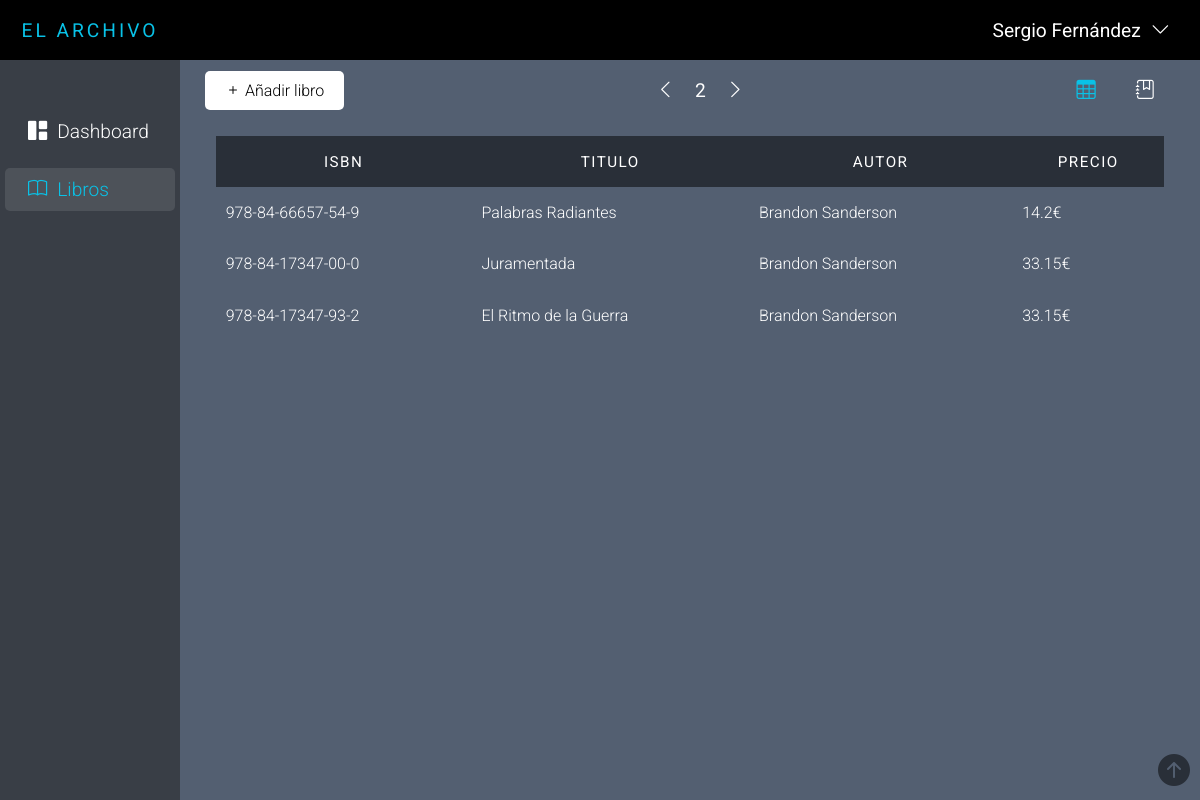
Page /views/booksTable.php?page=2 (signed in) on the earlier database version.
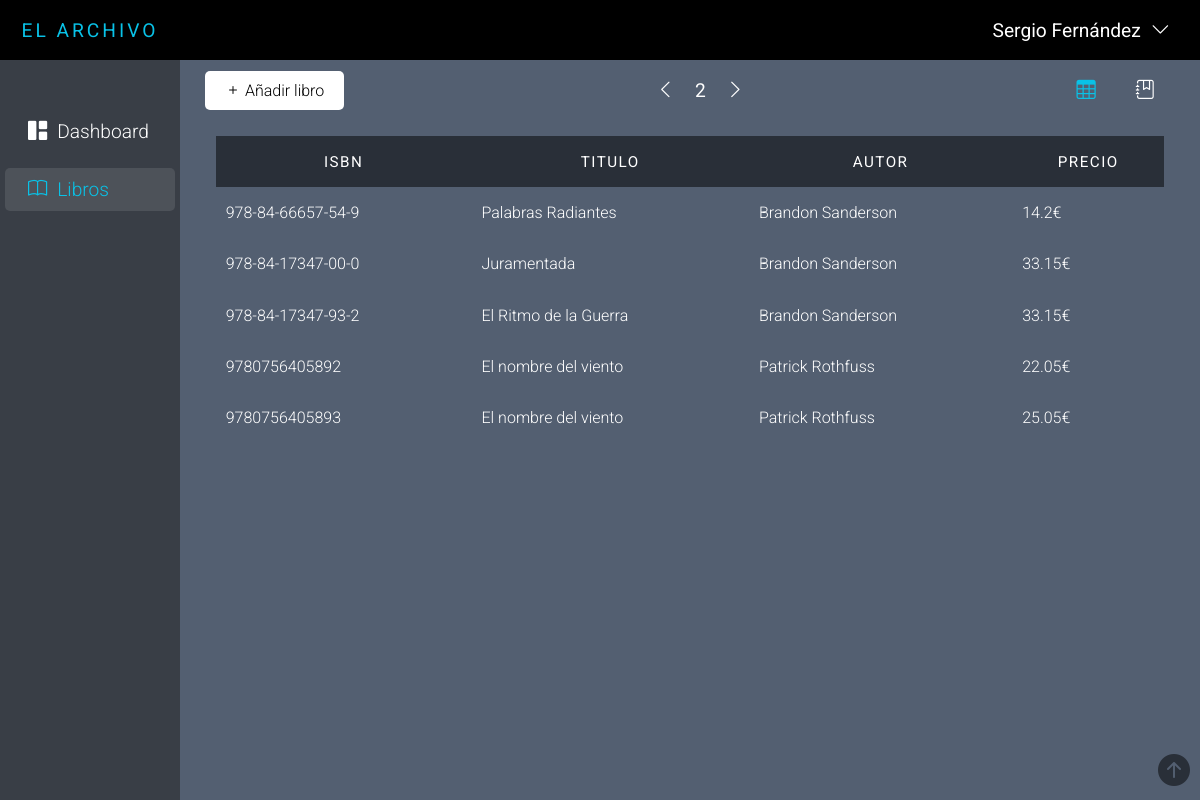
Same page on the later database version.
### tables this page shows
CREATE TABLE `libros` (
  `codigo` int(11) NOT NULL,
  `isbn` varchar(17) DEFAULT NULL,
  `titulo` varchar(108) DEFAULT NULL,
  `autor` varchar(49) DEFAULT NULL,
  `editorial` varchar(78) DEFAULT NULL,
  `precio` int(11) DEFAULT NULL,
  `portada` varchar(100) NOT NULL
);

### includes/user_session.php (called while the page is built, shortened)
<?php
class UserSession{
    public function getCurrentUser(){
        return $_SESSION['user'];
    }
}
?>

### includes/conexion.php (called while the page is built)
<?php
    class Conexion{
        private $host;
        private $bbdd;
        private $user;
        private $pass;
        public function __construct(){
            $this -> host = "localhost";
            $this -> bbdd = "libreria";
            $this -> user = "root";
            $this -> pass = "rootpass123";
        }
        function conectar(){
            try{
                $conexion = new PDO('mysql:host='.$this->host.';dbname='.$this->bbdd,$this->user,$this->pass);
                $conexion->exec("SET CHARACTER SET utf8");
                return $conexion;
            }catch(Exception $e){
                echo "No se ha podido conectar con la base de datos" . $e->getMessage();
            }
        }
    }
?>

### views/booksTable.php (the view, shortened to what this page needs)
<?php
include '../includes/user_session.php';
$userSession = new UserSession();
if (!isset($_GET['page'])) {
    header('location: booksTable.php?page=1');
} else {
    $page = $_GET['page'];
}
include_once "../includes/conexion.php";
$conexion = new Conexion();
$maxRows = $conexion->conectar()->prepare("SELECT COUNT(*) FROM libros");
$maxRows->execute();
$maxRows = $maxRows->fetch(PDO::FETCH_NUM);
$maxRows = $maxRows[0];
$limitInit = ($page - 1) * 15;
$consulta = $conexion->conectar()->prepare("SELECT * FROM libros LIMIT $limitInit,15");
$consulta->execute();
?>
<!DOCTYPE html>
<html lang="en">
<head>
    <link rel="stylesheet" href="../styles/general_style.css">
    <link rel="stylesheet" href="../styles/books_table_style.css">
    <link rel="stylesheet" href="../styles/books_actions.css">
    <link rel="stylesheet" href="../styles/form_new_book.css">
    <link rel="stylesheet" href="../icons/bootstrap-icons.css">
</head>
<body>
    <header id="header">
        <div class="section_title_container">
            <h1>El archivo</h1>
        </div>
        <div class="user_container">
            <div class="user_name_container" id="dropdown_button">
                <?php
                if (isset($_SESSION['user'])) {
                    echo "<span>" . $userSession->getCurrentUser() . "<i class='bi bi-chevron-down'></i></span>";
                } else {
                    echo "<span onclick='window.location.href = \"views/login.php\";' style='cursor:pointer;'>Iniciar sesión <i class='bi bi-box-arrow-in-right'></i></span>";
                }
                ?>
            </div>
        </div>
    </header>
    <aside>
        <div class="option_list_container">
            <a href="../index.php" data-select="0"><i class="bi bi-grid-1x2-fill"></i> <span>Dashboard</span></a>
            <a href="booksTable.php" data-select="1"><i class="bi bi-book"></i> <span>Libros</span></a>
        </div>
    </aside>
    <main>
        <div class="form_actions_container" id="up_button_anchor">
            <button id="new_book">
                <i class="bi bi-plus"></i>
                <span>Añadir libro</span>
            </button>
            <div class="pages_container">
                <?php
                if ($page == 1 && $page == ceil($maxRows / 15)) {
                    echo "<a href='booksTable.php?page=" . ($page) . "'><i class='bi bi-chevron-left'></i></a>";
                    echo "<span>$page</span>";
                    echo "<a href='booksTable.php?page=" . ($page) . "'><i class='bi bi-chevron-right'></i></a>";
                } elseif ($page == 1) {
                    echo "<a href='booksTable.php?page=" . ($page) . "'><i class='bi bi-chevron-left'></i></a>";
                    echo "<span>$page</span>";
                    echo "<a href='booksTable.php?page=" . ($page + 1) . "'><i class='bi bi-chevron-right'></i></a>";
                } elseif ($page < ceil($maxRows / 15)) {
                    echo "<a href='booksTable.php?page=" . ($page - 1) . "'><i class='bi bi-chevron-left'></i></a>";
                    echo "<span>$page</span>";
                    echo "<a href='booksTable.php?page=" . ($page + 1) . "'><i class='bi bi-chevron-right'></i></a>";
                } else {
                    echo "<a href='booksTable.php?page=" . ($page - 1) . "'><i class='bi bi-chevron-left'></i></a>";
                    echo "<span>$page</span>";
                    echo "<a href='booksTable.php?page=" . ($page) . "'><i class='bi bi-chevron-right'></i></a>";
                }
                ?>
            </div>
            <div class="views_container">
                <a href="booksTable.php" class="active"><i class="bi bi-table"></i></a>
                <a href="booksCover.php"><i class="bi bi-journal-bookmark"></i></a>
            </div>
        </div>
        <section class="table_view_container" id="table_container">
            <table id="table">
                <thead>
                    <tr>
                        <th>ISBN</th>
                        <th>Titulo</th>
                        <th>Autor</th>
                        <th>Precio</th>
                    </tr>
                </thead>
                <tbody>
                    <?php
                    while ($fila = $consulta->fetch(PDO::FETCH_ASSOC)) {
                        echo "<tr>";
                        echo "<td data-label='isbn'>" . $fila['isbn'] . "</td>";
                        echo "<td data-label='titulo'>" . $fila['titulo'] . "</td>";
                        echo "<td data-label='autor'>" . $fila['autor'] . "</td>";
                        echo "<td data-label='precio'>" . ($fila['precio'] / 100) . '€' . "</td>";
                        echo "</tr>";
                    }
                    ?>
                </tbody>
            </table>
        </section>
        <a href="#table" class="up_button"><i class="bi bi-arrow-up-circle-fill"></i></a>
    </main>
</body>
</html>

### styles/general_style.css (style rules this page uses)
:root { --font-color-1: #000000; --font-color-2: #393e46; --font-color-3: #ffffff; --background-color-1: 0, 0, 0; --background-color-2: 57, 62, 70; --background-color-3: 83, 95, 113; --background-color-4: 255, 255, 255; --border-color-1: rgb(0, 0, 0); --border-color-2: rgb(57, 62, 70); --border-color-3: rgb(83, 95, 113); --border-color-4: rgb(255, 255, 255); --error-color: rgb(243, 6, 6); --special-color-1: rgb(255, 20, 78); --special-color-2: rgb(9, 194, 231); --special: var(--special-color-2); }
* { margin: 0; padding: 0; box-sizing: border-box; font-family: 'roboto', sans-serif; font-weight: 300; text-decoration: none; }
body { overflow-x: hidden; display: grid; grid-template-areas: 'header header' 'aside main'; grid-template-columns: 180px 9fr; grid-template-rows: 60px 12fr; height: 100vh; width: 100vw; }
body > aside { grid-area: aside; background-color: rgb(var(--background-color-2)); display: flex; flex-direction: column; }
aside > .option_list_container { padding-top: 50px; display: flex; flex-direction: column; gap: 15px; height: 0%; }
aside > .option_list_container > a { height: 43.2px; display: flex; align-items: center; padding: 10px 20px; color: var(--font-color-3); font-size: 1.2em; border-left: 3px solid transparent; margin-left: 5px; gap: 10px; transition: border-left 175ms ease-in-out; }
aside > .option_list_container > a[data-select="1"] { border-radius: 5px; margin: 0 5px 0 5px; border-left: 3px solid rgb(var(--background-color-3),0) !important; color: var(--special); background-color: rgb(var(--background-color-4),0.1); }
body > header { grid-area: header; background-color: rgb(var(--background-color-1)); display: grid; grid-template-columns: 180px 1fr; }
header > .section_title_container { display: flex; align-items: center; text-align: center; }
header > .section_title_container > h1 { color: var(--special); font-size: 1.2em; font-weight: 400; letter-spacing: 3px; text-transform: uppercase; text-align: center; width: 100%; }
.user_container { display: flex; flex-direction: column; align-items: flex-end; justify-content: center; padding: 0 20px 0 0; position: relative; }
.user_container > .user_name_container { color: var(--font-color-3); font-size: 1.2em; font-weight: 600; }
.user_container > .user_name_container > span { font-weight: 400; margin-right: 10px; user-select: none; -ms-user-select: none; -moz-user-select: none; -webkit-user-select: none; -khtml-user-select: none; }
.user_container > .user_name_container > span > i { margin-left: 10px; }
body > main { grid-area: main; background-color: rgb(var(--background-color-3)); }

### styles/books_table_style.css (style rules this page uses)
body { font-family: 'roboto', sans-serif; font-weight: 300; }
main { display: flex; flex-direction: column; overflow: hidden; }
.table_view_container { scroll-behavior: smooth; overflow-y: scroll; padding-top: 1em; width: 100%; display: flex; justify-content: center; flex-grow: 1; }
.table_view_container > table { border-collapse: collapse; width: 93%; height: max-content; }
.table_view_container > table > thead > tr { background-color: rgb(var(--background-color-1),0.5); height: 3.2em; }
.table_view_container > table > thead > tr > th { letter-spacing: 1.5px; text-transform: uppercase; font-size: 0.95em; font-weight: 400; padding: 1em 1em; color: var(--font-color-3); }
.table_view_container > table > tbody > tr { border-bottom: 0.5px solid var(--border-color-3); background-color: rgb(var(--background-color-3),0); color: var(--font-color-3); }
.table_view_container > table > tbody > tr:last-of-type { border-bottom: none !important; }
.table_view_container > table > tbody > tr > td { height: 3.2em; padding: 10px 10px; transition: color 100ms, background-color 50ms; }
.up_button { position: fixed; font-size: 2em; right: 10px; bottom: 10px; color: var(--font-color-1); opacity: 0.5; }

### styles/form_new_book.css (style rules this page uses)
.active { display: flex !important; }

Differences in the rows shown:
added libros: isbn "9780756405892", titulo "El nombre del viento", autor "Patrick Rothfuss", $fila['precio']/100 "22.05"
added libros: isbn "9780756405893", titulo "El nombre del viento", autor "Patrick Rothfuss", $fila['precio']/100 "25.05"
